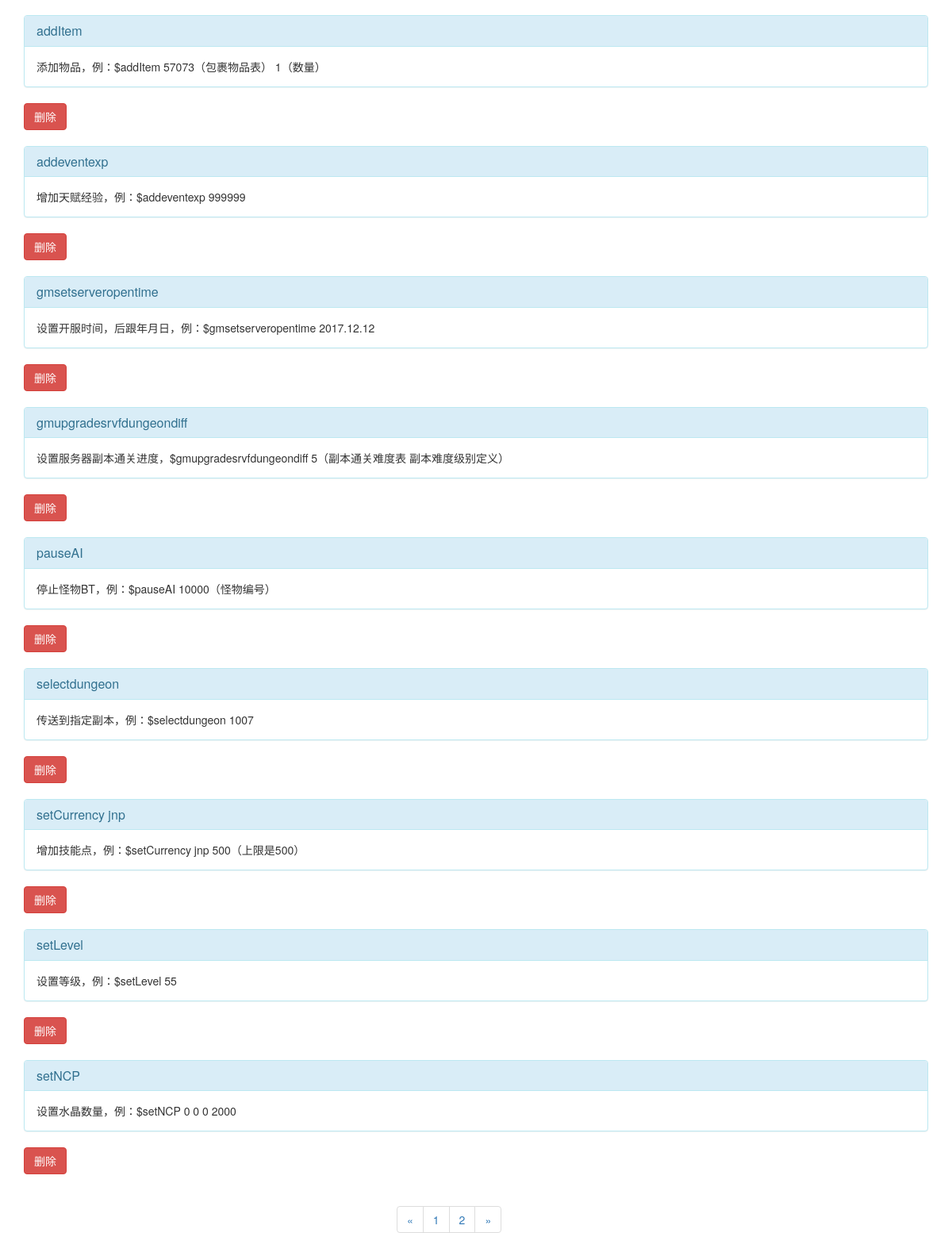
Page / (signed in, lower part) on the earlier database version.
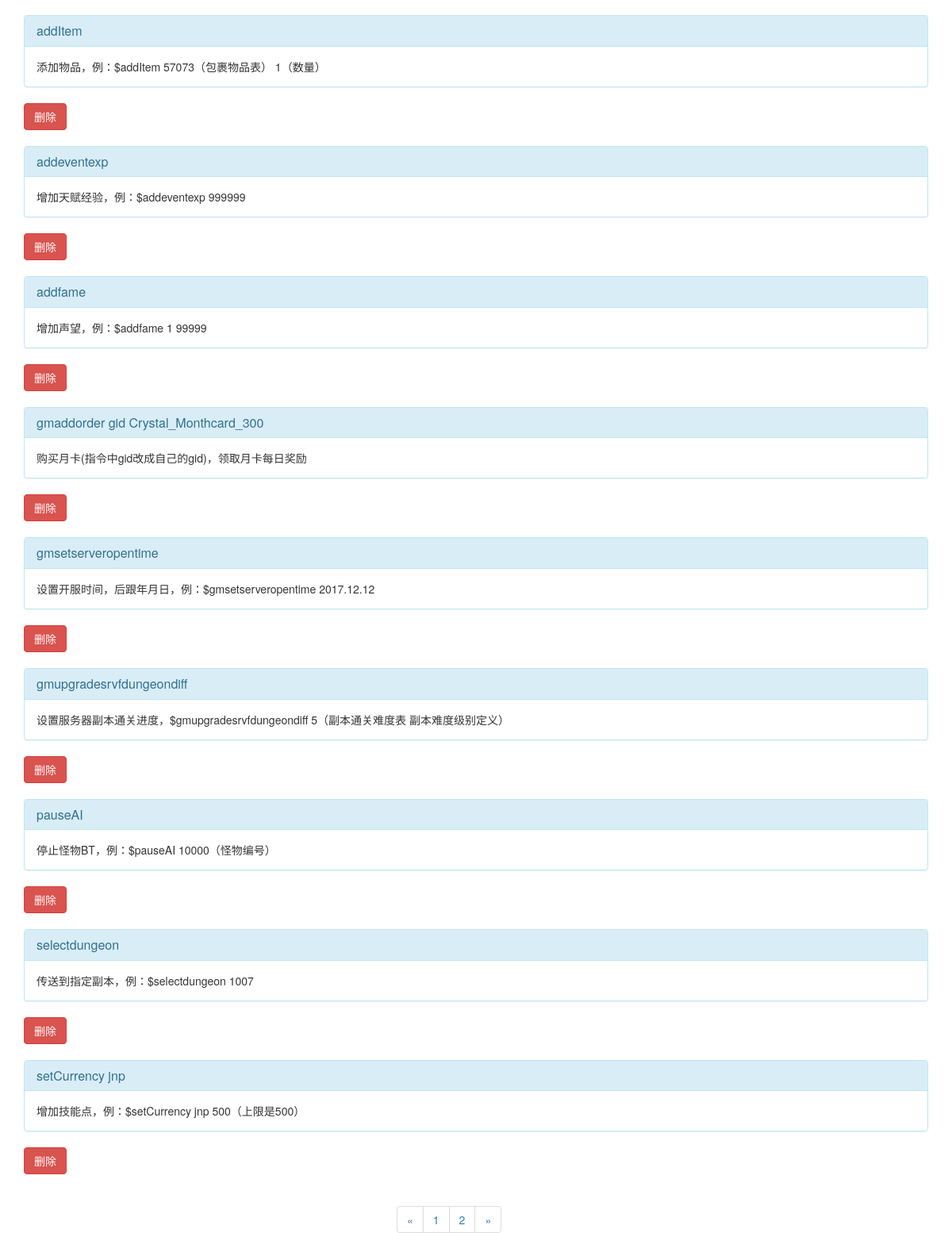
Same page on the later database version.
### app/models.py (models this page shows)
class Post(db.Model):
    __tablename__ = 'posts'
    gm = db.Column(db.String(128), primary_key = True)
    info = db.Column(db.Text)
    timestamp = db.Column(db.DateTime, index=True, default = datetime.utcnow)
    author_id = db.Column(db.Integer, db.ForeignKey('users.id'))

### app/main/views.py (the view, shortened to what this page needs)
@main.route('/', methods = ['GET','POST'])
def index():
    try:
        if current_user.is_login():
            pass
    except:
            return redirect(url_for('auth.login'))
    form1 = PostForm()
    if request.method == 'POST':
        delete_gm = request.form['for_query']
        delete_gm_find = Post.query.filter_by(gm=delete_gm).first()
        db.session.delete(delete_gm_find)
        return redirect(url_for('.index'))
    page = request.args.get('page', 1, type=int)
    pagination = Post.query.order_by('gm').paginate(page,POSTS_PER_PAGE,False)
    posts = pagination.items
    return render_template('index.html', form=form1,posts = posts,pagination=pagination)

### app/models.py (called while the page is built)
@login_manager.user_loader
def load_user(user_id):
    return User.query.get(int(user_id))

    def is_shakboo(self):
        if self.username == "shakboo":
            return True
        return False

    def is_login(self):
        return True

### app/templates/index.html (shortened to what this page needs)
{% extends "base.html" %}
{% import "bootstrap/wtf.html" as wtf %}
{% block page_content %}
<br>
<div class="posts">
    {% for post in posts %}
    <form class="post" method="post" action="{{ url_for('main.index') }}">
        <div class="panel panel-info">
            <div class="panel-heading">
                <h3 class="panel-title gm-exist">{{ post.gm }}</h3>
            </div>
            <div class="panel-body info-exist">{{ post.info }}</div>
        </div>
        {% if current_user.is_shakboo() %}
            <button class="btn btn-danger btn-query" type="submit" name="delete"><a style="text-decoration:none"><font style="color:white"> 删除</font></a></button>
        {% endif %}
    </form>
        {% if current_user.is_shakboo() %}
            <br>
        {% endif %}
    {% endfor %}
</div>
<ul class="pagination center-block" style="width:200px">
    <li>
        <a href="{% if pagination.has_prev %}{{url_for('.index',page=pagination.page-1)}}{% else %}#{% endif %}" >«</a>
    </li>
        {% for p in pagination.iter_pages() %}
            <li>
            <a href="{{ url_for('.index',page=p)}}">{{p}}</a>
            </li>
        {% endfor %}
    <li>
        <a href="{%if pagination.has_next %}{{url_for('.index',page=pagination.page+1)}}{% else %}#{% endif %}" >»</a>
    </li>
</ul>
{% endblock %}

### app/templates/base.html (shortened to what this page needs)
{% extends "bootstrap/base.html" %}
{% block content %}
<div class="container">
    {% block page_content %}{% endblock %}
</div>
{% endblock %}

Differences in the rows shown:
no longer on this page (row unchanged): Post: gm "setLevel", info "设置等级，例：$setLevel 55"
no longer on this page (row unchanged): Post: gm "setNCP", info "设置水晶数量，例：$setNCP 0 0 0 2000"
added Post: gm "addfame", info "增加声望，例：$addfame 1 99999"
added Post: gm "gmaddorder gid Crystal_Monthcard_300", info "购买月卡(指令中gid改成自己的gid)，领取月卡每日奖励"
